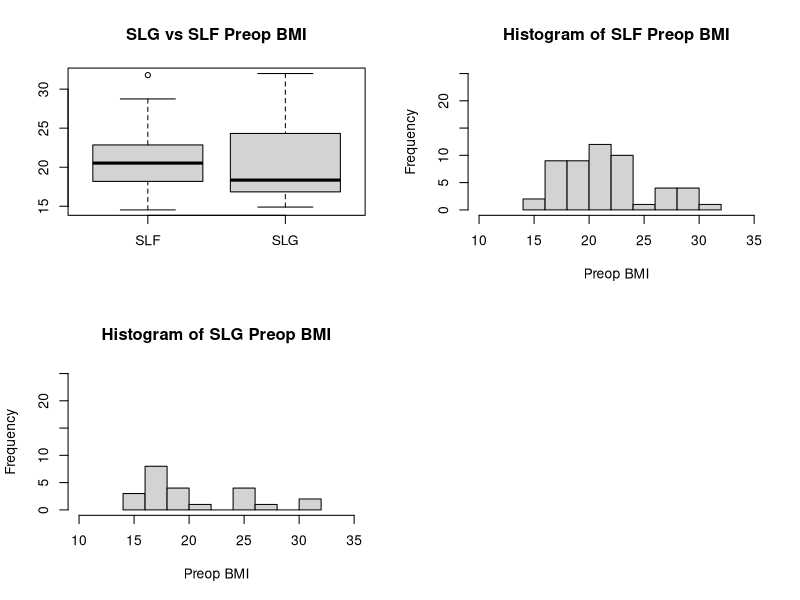
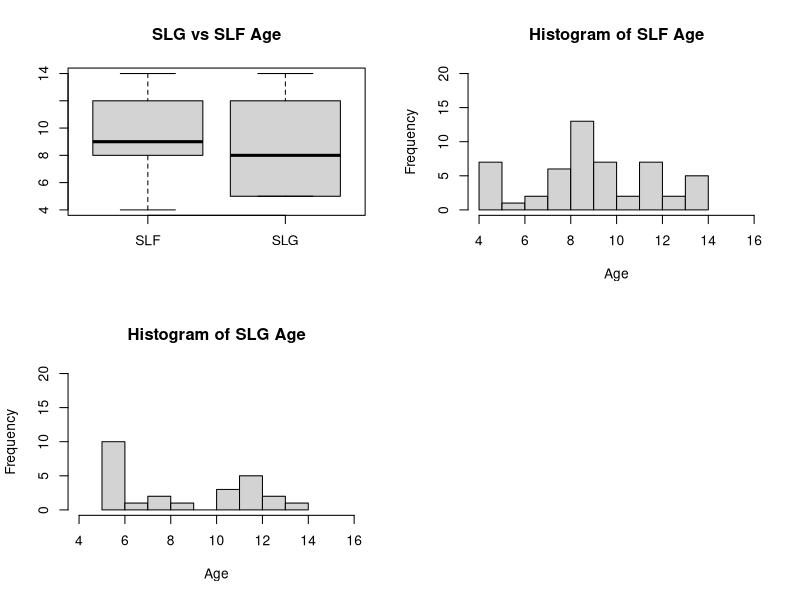

The R source for these figures, in order: (Note: this script raises an error after producing the figures.)


setwd("c:/MercyShips/Coding/Projects/OrthoAnalysis")

                                        # Reading in data
data <- read.csv("OR2026DataSelectedBlounts.csv")

                                        # Demographics (all)
####################################################################################


                                        # SLG vs SLF preop BMI
par(mfrow = c(2, 2))
boxplot(data$preopBMI[grepl("SLF", data$ID)], data$preopBMI[grepl("SLG", data$ID)], names = c("SLF", "SLG"), main = "SLG vs SLF Preop BMI")
hist(data$preopBMI[grepl("SLF", data$ID)], xlim = c(10,35), ylim = c(0,25), breaks = 10, xlab = "Preop BMI", main = "Histogram of SLF Preop BMI")
hist(data$preopBMI[grepl("SLG", data$ID)], xlim = c(10,35), ylim = c(0,25), breaks = 10, xlab = "Preop BMI", main = "Histogram of SLG Preop BMI")
t.test(data$preopBMI[grepl("SLF", data$ID)], data$preopBMI[grepl("SLG", data$ID)])



                                        # SLG vs SLF age
par(mfrow = c(2, 2))
boxplot(data$age[grepl("SLF", data$ID)], data$age[grepl("SLG", data$ID)], names = c("SLF", "SLG"), main = "SLG vs SLF Age")
hist(data$age[grepl("SLF", data$ID)], xlim = c(4,16), ylim = c(0,20), breaks = 10, xlab = "Age", main = "Histogram of SLF Age")
hist(data$age[grepl("SLG", data$ID)], xlim = c(4,16), ylim = c(0,20), breaks = 10, xlab = "Age", main = "Histogram of SLG Age")
t.test(data$age[grepl("SLF", data$ID)], data$age[grepl("SLG", data$ID)])



                                        # SLG vs SLF sex
par(mfrow = c(1, 2))
barplot(data$sex[grepl("SLF", data$ID)])
barplot(data$sex[grepl("SLG", data$ID)])
barplot(table(data$sex[grepl("SLF", data$ID)]))
table(data$sex[grepl("SLG", data$ID)])
table(data$sex[grepl("SLF", data$ID)])



                                        # Which patients appear in SLG and SLF?
                                        # After running the code below, it seems like SLG08628 is also SLF08357
                                        # I checked the spreadsheet, and it looks like they have the same DOB.
SLG_patients <- data.frame(ID = data$ID[grepl("SLG", data$ID)], name = paste(data$firstName[grepl("SLG", data$ID)], data$lastName[grepl("SLG", data$ID)]), age = data$age[grepl("SLG", data$ID)])
SLF_patients <- data.frame(ID = data$ID[grepl("SLF", data$ID)], name = paste(data$firstName[grepl("SLF", data$ID)], data$lastName[grepl("SLF", data$ID)]), age = data$age[grepl("SLF", data$ID)])
SLG_patients[tolower(SLG_patients$name) %in% tolower(SLF_patients$name), ]
SLF_patients[grepl("mariama", tolower(SLF_patients$name)), ]
SLG_patients$name[tolower(SLG_patients$name) %in% tolower(SLF_patients$name)]

                                        # Comparing SLG and SLF - END
####################################################################################
